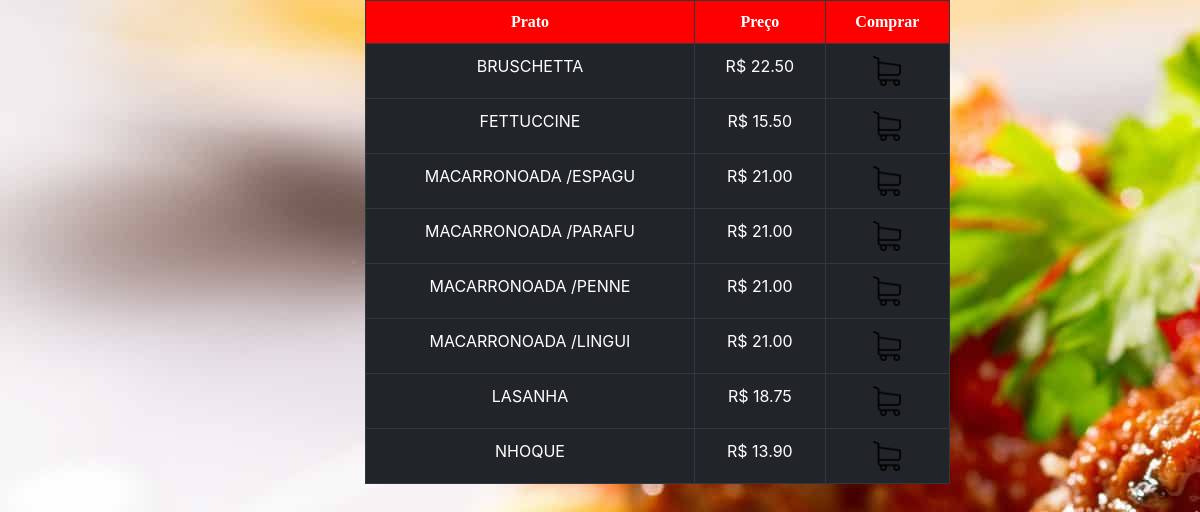
Page /pages/cardapio/visita3.php on the committed database.
### tables this page shows
CREATE TABLE italiana(
       idit INT PRIMARY KEY AUTO_INCREMENT,
       prato VARCHAR(20),
       preco VARCHAR(8),
       id_tipo INT,
       FOREIGN KEY(id_tipo)
       REFERENCES tipo(idtipo)
);

### pages/cardapio/visita3.php (the view, shortened to what this page needs)
<?php
$sql = "SELECT * FROM italiana";
$res = mysqli_query($con, $sql);
?>
<html>
<head>
        <link rel="stylesheet" href="https://stackpath.bootstrapcdn.com/bootstrap/4.1.3/css/bootstrap.min.css">
        <link rel="stylesheet" href="css/stytab.css" />
</head>
<body>
        <div class="container-fluid">
                <div class="col-md-6">
                        <div class="row">
                                <table class="table table-bordered table-dark">
                                        <tr>
                                                <th>Prato</th>
                                                <th>Preço</th>
                                                <th>Comprar</th>
                                        </tr>
                                        <?php
                                        while ($reg = mysqli_fetch_array($res)) {
                                                echo "<tr>";
                                                echo "<td>";
                                                echo utf8_encode($reg['prato']);
                                                echo "</td>";
                                                echo "<td>";
                                                echo $reg['preco'];
                                                echo "</td>";
                                                echo "<td>";
                                                echo "<a href = cadastro.html> <img src = 'images/carro.png' width = 30> </a>";
                                                echo "</td>";
                                                echo "</tr>";
                                        }
                                        ?>
                                </table>
                        </div>
                </div>
        </div>
</body>

### assets/css/page/stytab.css (style rules this page uses)
table, td { border: 1px solid #00008B; }
th, td { padding: 7px; }
table { text-align: center; position: absolute; left: 350; width: 600px; background-color:white; }
th { background-color:red; font-family: serif; }
body { background-image: url(../images/itali.jpg); }

### rows in the picture
italiana: prato "BRUSCHETTA", preco "R$ 22.50"
italiana: prato "FETTUCCINE", preco "R$ 15.50"
italiana: prato "MACARRONOADA /ESPAGU", preco "R$ 21.00"
italiana: prato "MACARRONOADA /PARAFU", preco "R$ 21.00"
italiana: prato "MACARRONOADA /PENNE", preco "R$ 21.00"
italiana: prato "MACARRONOADA /LINGUI", preco "R$ 21.00"
italiana: prato "LASANHA", preco "R$ 18.75"
italiana: prato "NHOQUE", preco "R$ 13.90"
